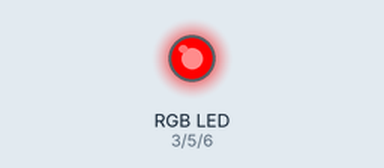
A sketch run on a simulated Arduino Uno, built with avr-gcc and run on an emulated ATmega328P. Shown: an RGB LED mixed from three pins (HIGH = lit).

Above: at 0.5 s.
At 2.5 s:
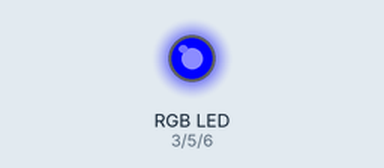
At 3.5 s:
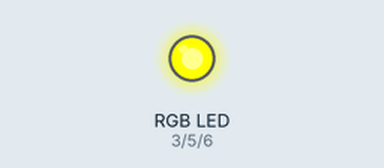
At 4.5 s:
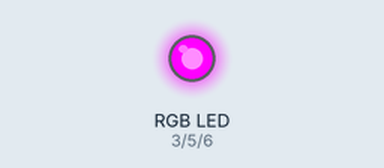
At 6.5 s:
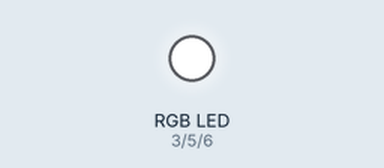
At 8.5 s:
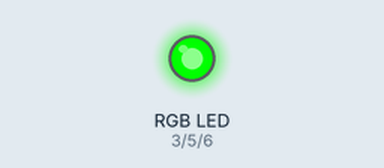
Timing chart, 0 to 9.1 s (numbered marks = the images above):
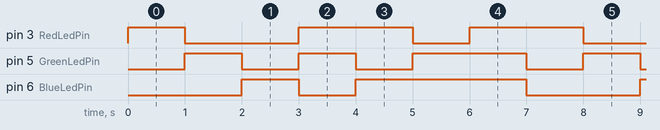

The sketch:

creating_7_main_colors_with_RGB_led.ino
```cpp
#define RedLedPin 3
#define GreenLedPin 5
#define BlueLedPin  6

void setup(){
  pinMode(RedLedPin,OUTPUT);
  pinMode(GreenLedPin,OUTPUT);
  pinMode(BlueLedPin,OUTPUT);

}
void loop(){

  //only red
  digitalWrite(RedLedPin,HIGH);
  digitalWrite(GreenLedPin,LOW);
  digitalWrite(BlueLedPin,LOW);
  delay(1000);

  //only green
  digitalWrite(RedLedPin,LOW);
  digitalWrite(GreenLedPin,HIGH);
  digitalWrite(BlueLedPin,LOW);
  delay(1000);

  //only blue
  digitalWrite(RedLedPin,LOW);
  digitalWrite(GreenLedPin,LOW);
  digitalWrite(BlueLedPin,HIGH);
  delay(1000);

  //red with green
  digitalWrite(RedLedPin,HIGH);
  digitalWrite(GreenLedPin,HIGH);
  digitalWrite(BlueLedPin,LOW);
  delay(1000);

  //red with blue
  digitalWrite(RedLedPin,HIGH);
  digitalWrite(GreenLedPin,LOW);
  digitalWrite(BlueLedPin,HIGH);
  delay(1000);

  //green with blue
  digitalWrite(RedLedPin,LOW);
  digitalWrite(GreenLedPin,HIGH);
  digitalWrite(BlueLedPin,HIGH);
  delay(1000);

  //all together
  digitalWrite(RedLedPin,HIGH);
  digitalWrite(GreenLedPin,HIGH);
  digitalWrite(BlueLedPin,HIGH);
  delay(1000);
}
```

Measured:
- by itself, pin 3 (RedLedPin): repeats every 7.0 s: LOW 2.0 s, HIGH 2.0 s, LOW 1.0 s, HIGH 2.0 s
- by itself, pin 5 (GreenLedPin): repeats every 7.0 s: LOW 1.0 s, HIGH 1.0 s, LOW 1.0 s, HIGH 2.0 s, LOW 1.0 s, HIGH 1.0 s
- by itself, pin 6 (BlueLedPin): repeats every 7.0 s: LOW 1.0 s, HIGH 3.0 s, LOW 2.0 s, HIGH 1.0 s
